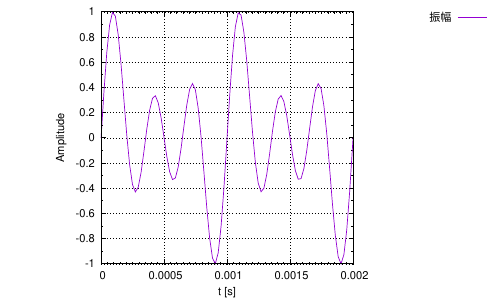

This figure's gnuplot source:
set datafile separator ","
version = ""
name = "waveform".version

set terminal pdf enhanced
set output name.".pdf"

set style fill solid
set autoscale
set size square
set key
set key outside right
set key width 0
set grid
set xr [0:0.002]
#set yr [-100:10]
set mxtics 10
set mytics
set xlabel "t [s]"
set ylabel "Amplitude"
#set logscale x

plot name.".dat" using 1:2 w l title "振幅"
